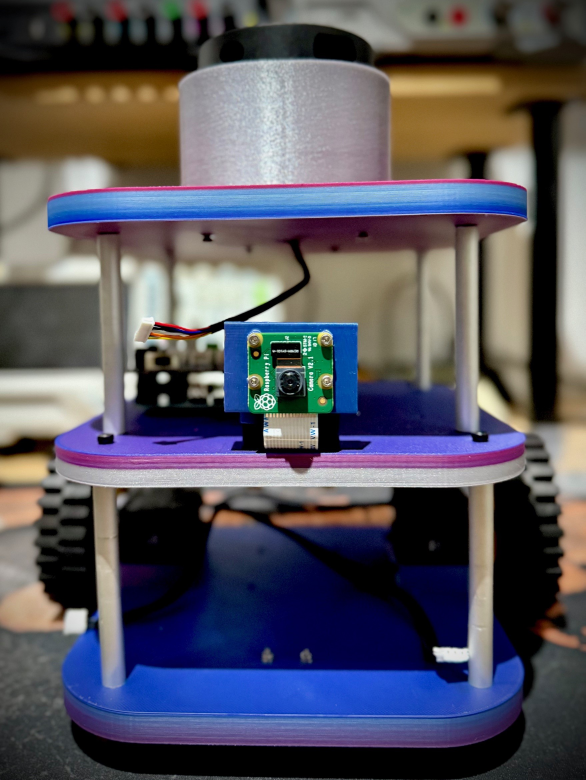
#> input picture img/akiro.jpg, 1756 x 2340 px (shown at 1/3 size)
$ python -i blob_detector.py   (imports and definitions only)
#> lines starting #> are read from the running program, lines starting #| are printed output that depends on the picture; after the words box and inside, x2 and y2 are one past the last pixel; in counts of white or black regions, pixels touching at a corner belong together
#> further down, picture is the input picture: shape (2340, 1756, 3); mean B, G, R 94.5, 83.8, 85.5
import cv2

class BlobDetector:
    def __init__(self):
        self.params = cv2.SimpleBlobDetector_Params()
        self.params.filterByArea = True
        self.params.minArea = 7000
        self.params.maxArea = 25000
        self.params.filterByCircularity = True
        self.params.minCircularity = 0.5
        self.params.filterByConvexity = True
        self.params.minConvexity = 0.9
        self.params.filterByInertia = True
        self.params.minInertiaRatio = 0.5
        self.hsv_thresh_min = (35, 31, 18)
        self.hsv_thresh_max = (74, 255, 255)
        self.detector = cv2.SimpleBlobDetector_create(self.params)

    def detect_blob(self, image):
        #image = cv2.blur(image, (5, 5))
        image = cv2.GaussianBlur(image, (5, 5), 1.5)
        image = cv2.cvtColor(image, cv2.COLOR_BGR2HSV)
#> image: shape (2340, 1756, 3); mean H, S, V 65.9, 98.3, 109.9
        image = cv2.inRange(image, self.hsv_thresh_min, self.hsv_thresh_max)
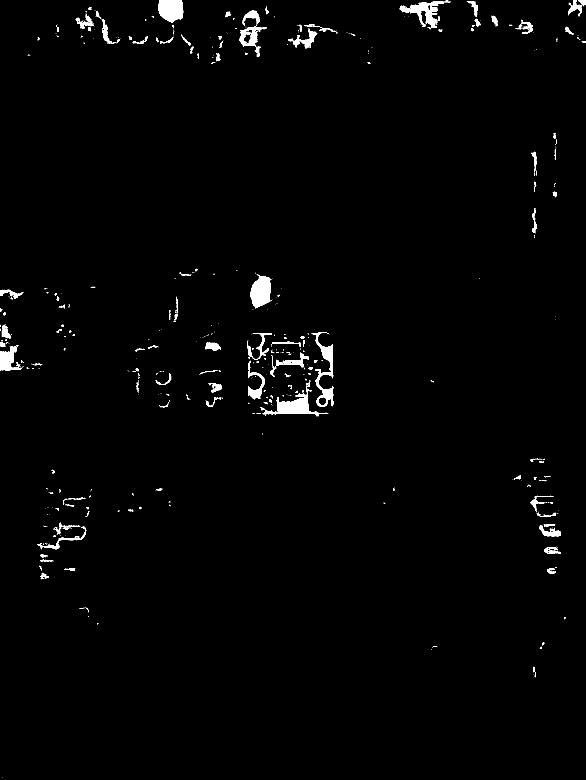
#> image: shape (2340, 1756) (shown at 1/3 size); 1.3% white; 620 white regions (461 under 20 px), largest, box (x1, y1, x2, y2) and area: (787, 1140, 985, 1249) 4791, (751, 823, 816, 925) 4417, (474, 0, 550, 69) 4191
        image = 255 - image  # invert color white -> black
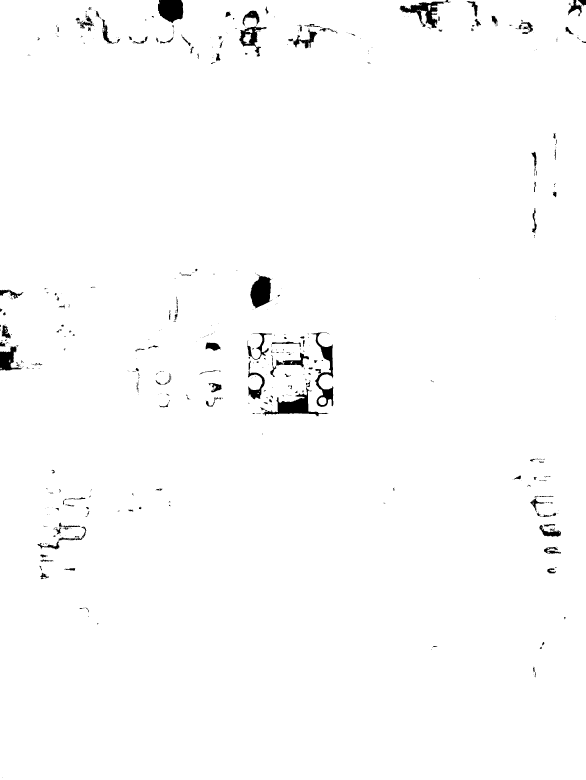
#> image: shape (2340, 1756) (shown at 1/3 size); 98.7% white; 620 black regions (461 under 20 px), largest, box (x1, y1, x2, y2) and area: (787, 1140, 985, 1249) 4791, (751, 823, 816, 925) 4417, (474, 0, 550, 69) 4191
        keypoints = self.detector.detect(image)
#> keypoints = ()
        # TODO normalize keypoints to 0-1

        return keypoints, image

>>> import cv2
>>> picture = cv2.imread('../../../img/akiro.jpg')
>>> result = BlobDetector().detect_blob(picture)
